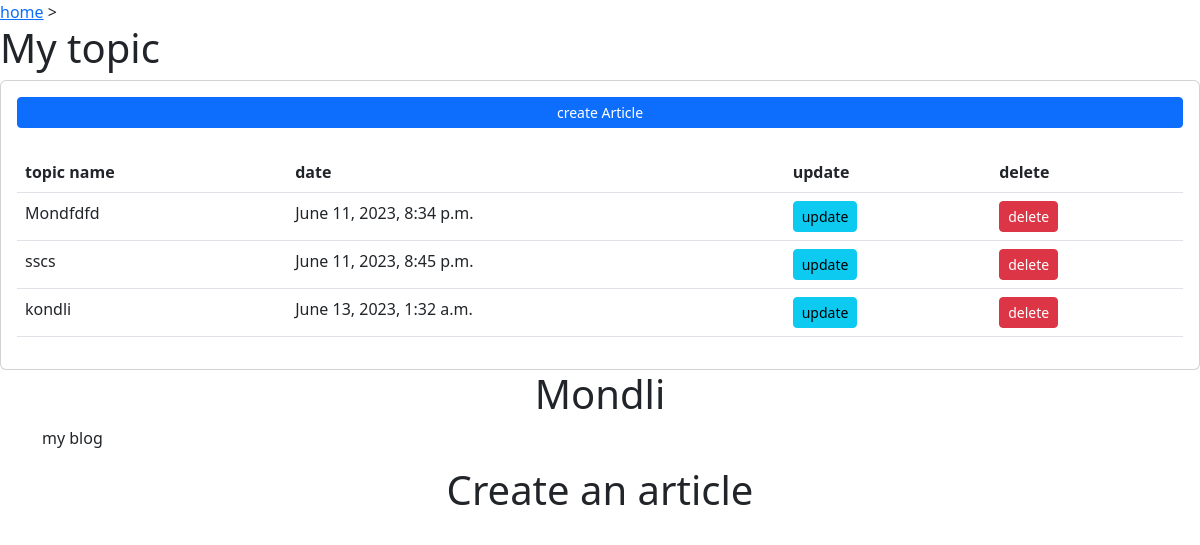
Page /list/ on the committed database.
### myApp/models.py (models this page shows)
class destination(models.Model):
    Title=models.CharField(max_length=256)
    topic=models.CharField(max_length=256)
    article=models.TextField()
    createdAt=models.DateTimeField(auto_now_add=True)
    img=models.ImageField(upload_to='pics')
    desc=models.TextField()

### myApp/views.py (the view)
# urls.py: path('list/',listAll,name="list"),
def listAll(request):
    dests=destination.objects.all()
    return render(request,'list.html',{'dests':dests})

### template/list.html (shortened to what this page needs)
<!doctype html>
<html lang="en";>
  <head>
    <a href="{% url 'myApp:home' %}">home</a>
    <link rel="stylesheet" href="https://cdn.jsdelivr.net/npm/bootstrap@5.2.3/dist/css/bootstrap.min.css" rel="stylesheet">>
  </head>
  <body>
  <h1>My topic </h1>
  <div>
    <div class="card card-body">
      <a class="btn btn-primary btn-sm btn-block"   href="{% url 'myApp:create' %}">create Article</a>
      <table class="table" table-sm>
        <tr>
          <th>topic name</th>
          <th>date</th>
          <th>update</th>
          <th>delete</th>
        </tr>
        {% for dest in dests%}
        <tr>
          <td>{{dest.Title}} </td>
          <td>{{dest.createdAt}}</td>
          <td><a class = "btn btn-sm btn-info" href="{% url 'myApp:update' id=dest.id %}">update</a></td>
          <td><a class = "btn btn-sm btn-danger" href="{% url 'myApp:delete' id=dest.id %}">delete</a></td>
        </tr>
        {%endfor%}
        <br>
   </table>
    </div>
  </div>
  <div class="container">
    <div class="jumbotron">
      <h1 style ="text-align:center">Mondli</h1>
      <p>my blog</p>
    </div>
  </div>
  <h1 style="text-align:center">Create an article</h1>
  </body>
</html>

### rows in the picture
destination: Title "Mondfdfd", createdAt "June 11, 2023, 8:34 p.m."
destination: Title "sscs", createdAt "June 11, 2023, 8:45 p.m."
destination: Title "kondli", createdAt "June 13, 2023, 1:32 a.m."
